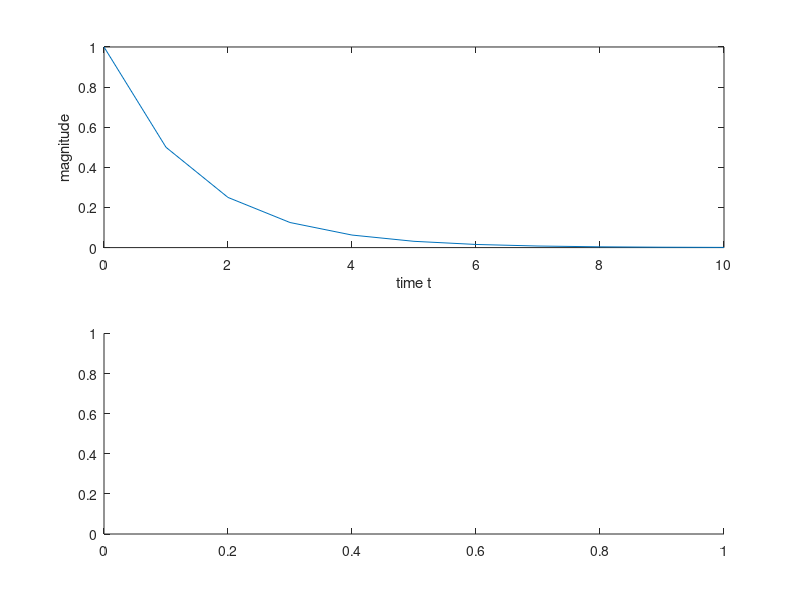

The MATLAB source for this figure: (Note: this script raises an error after producing the figure.)
% Function 1
n = 0:1:10;
a = 0.5;
x1_n = a.^n;
w = 2*pi * (0:(1024-1)) / 1024;
w_prime = unwrap(fftshift(w) - 2*pi);

% Function 2
x2_n = sin(n);

% Function 1 - Plot
figure
subplot(2,1,1);
plot(n, x1_n);
xlabel('time t');
ylabel('magnitude');

subplot(2,1,2);
x1_w = abs(dtft(x1_n));
plot(w_prime, x1_w);
xlabel('frequncy');
ylabel('magnitude');

% Function 2 - Plot
figure
subplot(2,1,1);
plot(n1, x2_n);
xlabel('time t');
ylabel('magnitude');

subplot(2,1,2);
x2_w = abs(dtft(x2_n));
plot(w_prime, x2_w);
xlabel('frequncy');
ylabel('magnitude');
